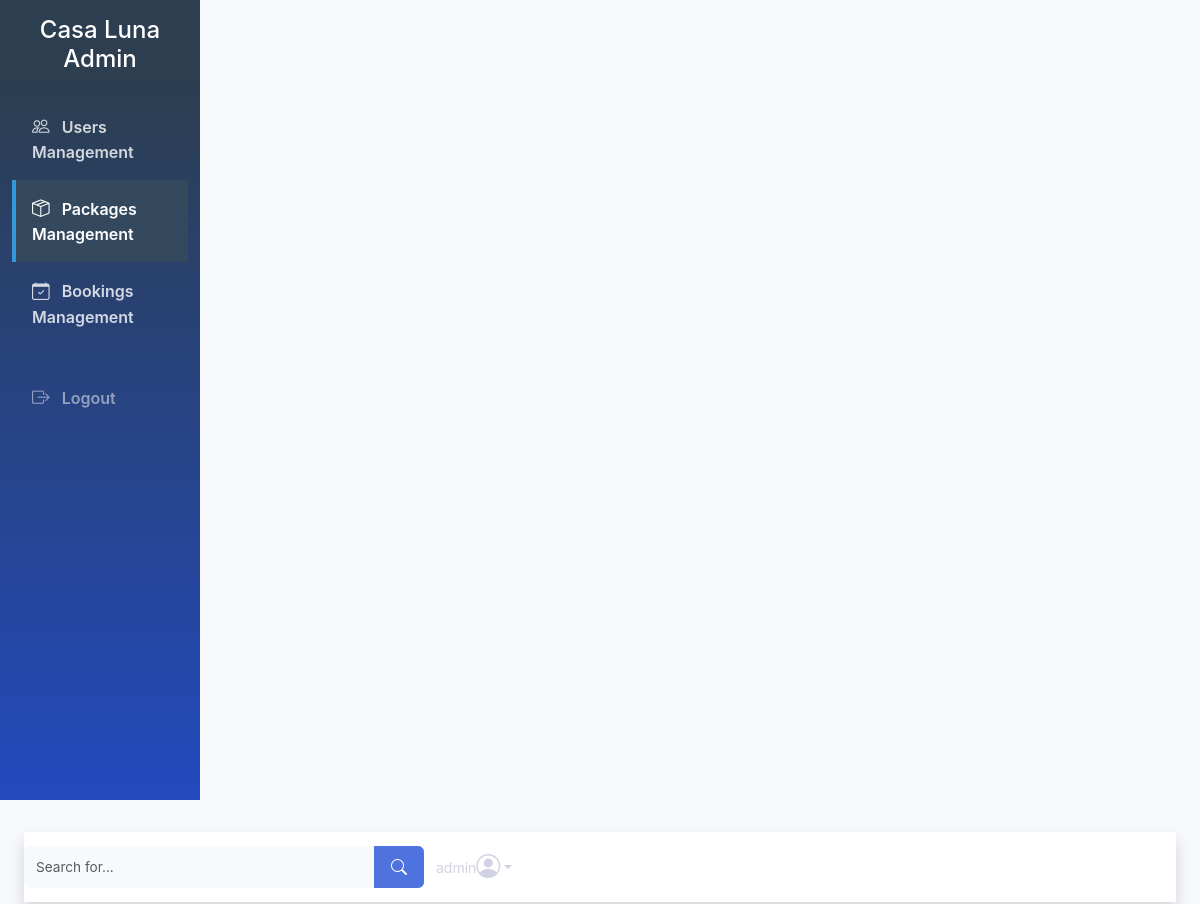
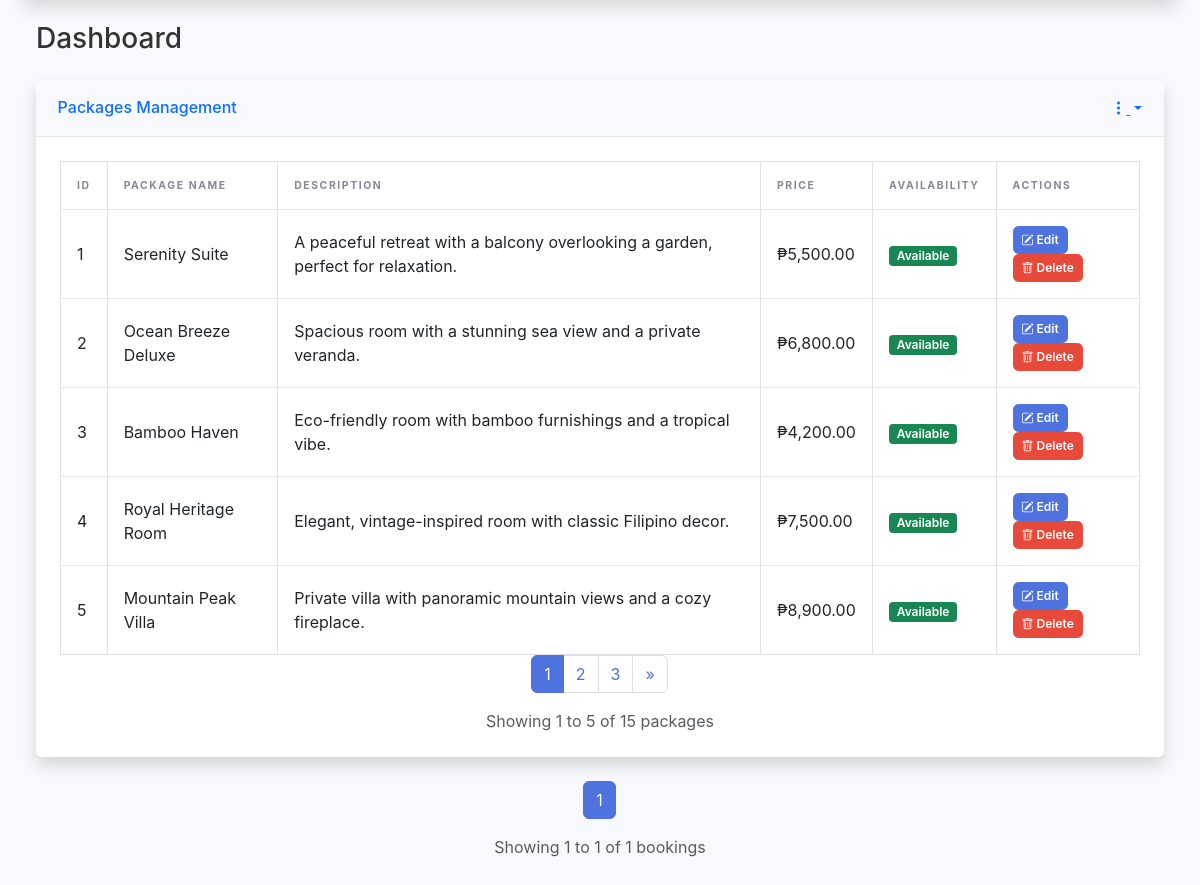
Page /admin.php?tab=packages&package_page=1 (signed in) on the committed database (2 pictures, top to bottom).
### tables this page shows
CREATE TABLE `packages` (
  `id` int(11) NOT NULL,
  `package_name` varchar(255) NOT NULL,
  `description` text DEFAULT NULL,
  `price` decimal(10,2) DEFAULT NULL,
  `availability` tinyint(1) DEFAULT 1
);

### admin.php (the view, shortened to what this page needs)
<?php
include('connection.php');
$active_tab = isset($_GET['tab']) ? $_GET['tab'] : 'users';
$records_per_page = 5;
$search_query = '';
$package_page = isset($_GET['package_page']) ? (int)$_GET['package_page'] : 1;
$package_offset = ($package_page - 1) * $records_per_page;
$package_query = "SELECT * FROM packages";
$package_query .= " LIMIT $package_offset, $records_per_page";
$packages = mysqli_query($connection, $package_query);
$total_packages = mysqli_query($connection, "SELECT COUNT(*) as total FROM packages");
$total_packages = mysqli_fetch_assoc($total_packages)['total'];
$total_package_pages = ceil($total_packages / $records_per_page);
$booking_page = isset($_GET['booking_page']) ? (int)$_GET['booking_page'] : 1;
$booking_offset = ($booking_page - 1) * $records_per_page;
$total_bookings = mysqli_query($connection, "SELECT COUNT(*) as total FROM booking");
$total_bookings = mysqli_fetch_assoc($total_bookings)['total'];
$total_booking_pages = ceil($total_bookings / $records_per_page);
?>
<!DOCTYPE html>
<html lang="en">
<head>
    <link href="https://cdn.jsdelivr.net/npm/bootstrap@5.3.0/dist/css/bootstrap.min.css" rel="stylesheet">
    <link rel="stylesheet" href="https://cdn.jsdelivr.net/npm/bootstrap-icons@1.10.0/font/bootstrap-icons.css">
</head>
<body>
    <div class="container-fluid">
        <div class="row">
            <div class="col-md-3 col-lg-2 d-md-block sidebar collapse bg-dark" id="sidebarMenu">
                <div class="position-sticky pt-3">
                    <div class="text-center mb-4">
                        <h4 class="text-white">Casa Luna Admin</h4>
                    </div>
                    <ul class="nav flex-column">
                        <li class="nav-item">
                            <a class="nav-link <?php echo $active_tab == 'users' ? 'active' : ''; ?>" href="?tab=users">
                                <i class="bi bi-people"></i>
                                Users Management
                            </a>
                        </li>
                        <li class="nav-item">
                            <a class="nav-link <?php echo $active_tab == 'packages' ? 'active' : ''; ?>" href="?tab=packages">
                                <i class="bi bi-box-seam"></i>
                                Packages Management
                            </a>
                        </li>
                        <li class="nav-item">
                            <a class="nav-link <?php echo $active_tab == 'bookings' ? 'active' : ''; ?>" href="?tab=bookings">
                                <i class="bi bi-calendar-check"></i>
                                Bookings Management
                            </a>
                        </li>
                        <li class="nav-item mt-4">
                            <a class="nav-link logout-link" href="logout.php">
                                <i class="bi bi-box-arrow-right"></i>
                                Logout
                            </a>
                        </li>
                    </ul>
                </div>
            </div>
            <main class="col-md-9 ms-sm-auto col-lg-10 px-md-4 main-content">
                <nav class="navbar navbar-expand navbar-light bg-white topbar mb-4 static-top shadow">
                    <form method="GET" class="d-none d-sm-inline-block form-inline mr-auto ml-md-3 my-2 my-md-0 mw-100 navbar-search">
                        <div class="input-group">
                            <input type="text" class="form-control bg-light border-0 small" name="search" placeholder="Search for..." value="<?php echo htmlspecialchars($search_query); ?>">
                            <button class="btn btn-primary" type="submit">
                                <i class="bi bi-search"></i>
                            </button>
                        </div>
                    </form>
                    <ul class="navbar-nav ml-auto">
                        <li class="nav-item dropdown no-arrow">
                            <a class="nav-link dropdown-toggle" href="#" id="userDropdown" role="button" data-bs-toggle="dropdown" aria-expanded="false">
                                <span class="mr-2 d-none d-lg-inline text-gray-600 small"><?php echo $_SESSION['admin_username']; ?></span>
                                <i class="bi bi-person-circle fs-4"></i>
                            </a>
                        </li>
                    </ul>
                </nav>
                <div class="container-fluid">
                    <div class="d-sm-flex align-items-center justify-content-between mb-4">
                        <h1 class="h3 mb-0 text-gray-800">Dashboard</h1>
                    </div>
                    <div class="row">
                        <div class="col-12 <?php echo $active_tab == 'packages' ? '' : 'd-none'; ?>">
                            <div class="card shadow mb-4">
                                <div class="card-header py-3 d-flex flex-row align-items-center justify-content-between">
                                    <h6 class="m-0 font-weight-bold text-primary">Packages Management</h6>
                                    <div class="dropdown no-arrow">
                                        <a class="dropdown-toggle" href="#" role="button" id="dropdownMenuLink" data-bs-toggle="dropdown" aria-expanded="false">
                                            <i class="bi bi-three-dots-vertical text-gray-400"></i>
                                        </a>
                                    </div>
                                </div>
                                <div class="card-body">
                                    <div class="table-responsive">
                                        <table class="table table-bordered" width="100%" cellspacing="0">
                                            <thead>
                                                <tr>
                                                    <th>ID</th>
                                                    <th>Package Name</th>
                                                    <th>Description</th>
                                                    <th>Price</th>
                                                    <th>Availability</th>
                                                    <th>Actions</th>
                                                </tr>
                                            </thead>
                                            <tbody>
                                                <?php while ($package = mysqli_fetch_assoc($packages)): ?>
                                                    <tr class="fade-in">
                                                        <td><?php echo $package['id']; ?></td>
                                                        <td><?php echo htmlspecialchars($package['package_name']); ?></td>
                                                        <td><?php echo htmlspecialchars($package['description']); ?></td>
                                                        <td>₱<?php echo number_format($package['price'], 2); ?></td>
                                                        <td>
                                                            <?php if ($package['availability']): ?>
                                                                <span class="badge bg-success">Available</span>
                                                            <?php else: ?>
                                                                <span class="badge bg-secondary">Not Available</span>
                                                            <?php endif; ?>
                                                        </td>
                                                        <td>
                                                            <button class="btn btn-sm btn-primary" data-bs-toggle="modal" data-bs-target="#editPackageModal<?php echo $package['id']; ?>">
                                                                <i class="bi bi-pencil-square"></i> Edit
                                                            </button>
                                                            <button class="btn btn-sm btn-danger" data-bs-toggle="modal" data-bs-target="#deletePackageModal<?php echo $package['id']; ?>">
                                                                <i class="bi bi-trash"></i> Delete
                                                            </button>
                                                        </td>
                                                    </tr>
                                                <?php endwhile; ?>
                                            </tbody>
                                        </table>
                                    </div>
                                    <nav aria-label="Page navigation">
                                        <ul class="pagination justify-content-center">
                                            <?php for ($i = 1; $i <= $total_package_pages; $i++): ?>
                                                <li class="page-item <?php echo $i == $package_page ? 'active' : ''; ?>">
                                                    <a class="page-link" href="?tab=packages&package_page=<?php echo $i; ?><?php echo $search_query ? '&search=' . urlencode($search_query) : ''; ?>"><?php echo $i; ?></a>
                                                </li>
                                            <?php endfor; ?>
                                            <?php if ($package_page < $total_package_pages): ?>
                                                <li class="page-item">
                                                    <a class="page-link" href="?tab=packages&package_page=<?php echo $package_page + 1; ?><?php echo $search_query ? '&search=' . urlencode($search_query) : ''; ?>" aria-label="Next">
                                                        <span aria-hidden="true">&raquo;</span>
                                                    </a>
                                                </li>
                                            <?php endif; ?>
                                        </ul>
                                    </nav>
                                    <div class="text-center text-muted">
                                        Showing <?php echo ($package_offset + 1) . ' to ' . min($package_offset + $records_per_page, $total_packages); ?> of <?php echo $total_packages; ?> packages
                                    </div>
                                </div>
                            </div>
                        </div>
                        <div class="col-12 <?php echo $active_tab == 'bookings' ? '' : 'd-none'; ?>">
                            <div class="card shadow mb-4">
                                <div class="card-body">
                                    <nav aria-label="Page navigation">
                                        <ul class="pagination justify-content-center">
                                            <?php for ($i = 1; $i <= $total_booking_pages; $i++): ?>
                                                <li class="page-item <?php echo $i == $booking_page ? 'active' : ''; ?>">
                                                    <a class="page-link" href="?tab=bookings&booking_page=<?php echo $i; ?><?php echo $search_query ? '&search=' . urlencode($search_query) : ''; ?>"><?php echo $i; ?></a>
                                                </li>
                                            <?php endfor; ?>
                                        </ul>
                                    </nav>
                                    <div class="text-center text-muted">
                                        Showing <?php echo ($booking_offset + 1) . ' to ' . min($booking_offset + $records_per_page, $total_bookings); ?> of <?php echo $total_bookings; ?> bookings
                                    </div>
                                </div>
                            </div>
                        </div>
                    </div>
                </div>
            </main>
        </div>
    </div>
</body>
</html>

### admin.php (style rules this page uses)
:root { --primary-color: #4e73df; --secondary-color: #858796; --success-color: #1cc88a; --info-color: #36b9cc; --warning-color: #f6c23e; --danger-color: #e74a3b; --light-color: #f8f9fc; --dark-color: #5a5c69; --sidebar-bg: #2c3e50; --sidebar-active: #3498db; --sidebar-hover: #34495e; }
body { font-family: 'Nunito', -apple-system, BlinkMacSystemFont, 'Segoe UI', Roboto, 'Helvetica Neue', Arial, sans-serif; background-color: #f8f9fc; color: #333; }
.sidebar { min-height: 100vh; background-color: var(--sidebar-bg); background-image: linear-gradient(180deg, var(--sidebar-bg) 10%, #224abe 100%); background-size: cover; transition: all 0.3s; }
.sidebar .nav-link { color: rgba(255, 255, 255, 0.8); padding: 1rem; font-weight: 600; border-left: 0.25rem solid transparent; transition: all 0.3s; }
.sidebar .nav-link.active { color: #fff; background-color: var(--sidebar-hover); border-left-color: var(--sidebar-active); }
.sidebar .nav-link i { margin-right: 0.5rem; font-size: 1.1rem; }
.sidebar .nav-item .logout-link { color: rgba(255, 255, 255, 0.5); }
.main-content { padding: 2rem; width: 100%; }
.topbar { height: 4.375rem; box-shadow: 0 0.15rem 1.75rem 0 rgba(58, 59, 69, 0.15); background-color: #fff; }
.topbar .navbar-search { width: 25rem; }
.topbar .navbar-search input { font-size: 0.85rem; height: auto; }
.topbar .nav-item .nav-link { height: 4.375rem; display: flex; align-items: center; padding: 0 0.75rem; color: #d1d3e2; }
.card { border: none; border-radius: 0.35rem; box-shadow: 0 0.15rem 1.75rem 0 rgba(58, 59, 69, 0.1); margin-bottom: 1.5rem; }
.card-header { background-color: #f8f9fc; border-bottom: 1px solid #e3e6f0; padding: 1rem 1.35rem; font-weight: 700; }
.card-body { padding: 1.5rem; }
.table-responsive { overflow-x: auto; }
.table { margin-bottom: 0; color: #5a5c69; }
.table th { border-top: none; border-bottom: 1px solid #e3e6f0; font-weight: 700; padding: 1rem; text-transform: uppercase; font-size: 0.65rem; letter-spacing: 0.1rem; color: var(--secondary-color); }
.table td { padding: 1rem; vertical-align: middle; border-top: 1px solid #e3e6f0; }
.btn { font-weight: 600; padding: 0.5rem 1rem; border-radius: 0.35rem; transition: all 0.3s; }
.btn-sm { padding: 0.25rem 0.5rem; font-size: 0.75rem; }
.btn-primary { background-color: var(--primary-color); border-color: var(--primary-color); }
.btn-danger { background-color: var(--danger-color); border-color: var(--danger-color); }
.badge { font-weight: 600; padding: 0.35em 0.65em; font-size: 0.75em; border-radius: 0.25rem; }
.pagination .page-item .page-link { color: var(--primary-color); border: 1px solid #ddd; margin-left: -1px; }
.pagination .page-item.active .page-link { background-color: var(--primary-color); border-color: var(--primary-color); color: white; }
.form-control, .form-select { border-radius: 0.35rem; padding: 0.5rem 0.75rem; border: 1px solid #d1d3e2; }
.fade-in { animation: fadeIn 0.3s ease-in; }

### rows in the picture
packages: id "1", package_name "Serenity Suite", description "A peaceful retreat with a balcony overlooking a garden, perfect for relaxation.", price "5,500.00", availability "Available"
packages: id "2", package_name "Ocean Breeze Deluxe", description "Spacious room with a stunning sea view and a private veranda.", price "6,800.00", availability "Available"
packages: id "3", package_name "Bamboo Haven", description "Eco-friendly room with bamboo furnishings and a tropical vibe.", price "4,200.00", availability "Available"
packages: id "4", package_name "Royal Heritage Room", description "Elegant, vintage-inspired room with classic Filipino decor.", price "7,500.00", availability "Available"
packages: id "5", package_name "Mountain Peak Villa", description "Private villa with panoramic mountain views and a cozy fireplace.", price "8,900.00", availability "Available"

### other values in the picture
$_SESSION['admin_username'] "admin"
$package_offset + 1 "1"
min($package_offset + $records_per_page, $total_packages) "5"
$total_packages "15"
$booking_offset + 1 "1"
min($booking_offset + $records_per_page, $total_bookings) "1"
$total_bookings "1"
